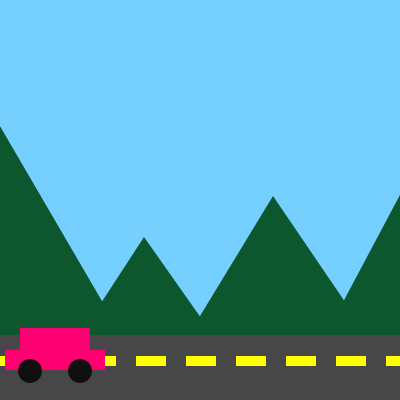
Frame 1 (no input)
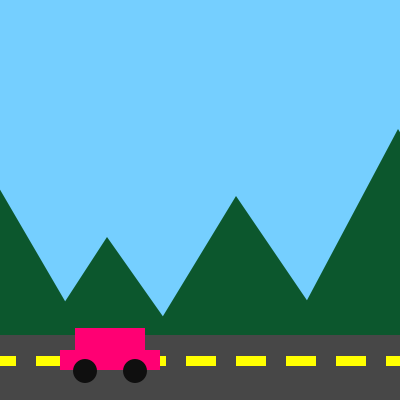
Frame 60 (the mouse pressed at the canvas centre just before this capture)
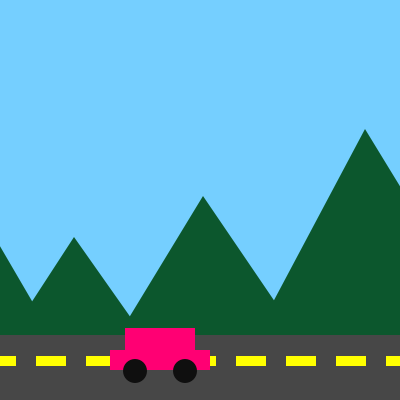
Frame 120 (the mouse held since frame 60 and released just before this capture)

The Processing sketch that drew these frames (run headless with seeded random() and noise(); from frame 60 on, the mouse is pressed at the canvas centre):

// Processing sketch: carloop
// ── carloop.pde
//postion of mountains
int s = -477;
// position of the car
int y = 150;

void setup() {
  size(400, 400);
}

void draw() {
    noStroke();
    int x = millis()/20% width;
    int s = millis()/-30% width;
    background(117, 207, 255);
    //mountains
    fill(12, 87, 45);
    triangle(s, 121, s - 173, 467, s+186, 440);
    triangle(s + 147, 237, s-112, 635, s+290, 440);
    triangle(s + 276, 196, s+9, 635, s+442, 440);
    triangle(s + 438, 129, s+169, 635, s+628, 440);
    triangle(s + 615, 236, s+361, 635, s+744, 440);
    triangle(s + 776, 159, s+480, 635, s+942, 440);
    //s = s - 1/8;
    
    //road
    fill(71, 71, 71);
    rect(0,335,400,100);
    int dox = -14;
    while(dox<width){
        fill(255,255,0);
        rect(dox,356,30,10);
        dox+=50;
    }
    
    // draw the car body
    fill(255, 0, 115);
    rect(x, 200+y, 100, 20);
    rect(x + 15, 178+y, 70, 40);
    
    // draw the wheels
    fill(15, 15, 15);
    ellipse(x + 25, 221+y, 24, 24);
    ellipse(x + 75, 221+y, 24, 24);
    
    //x = x + 1/3;
};
